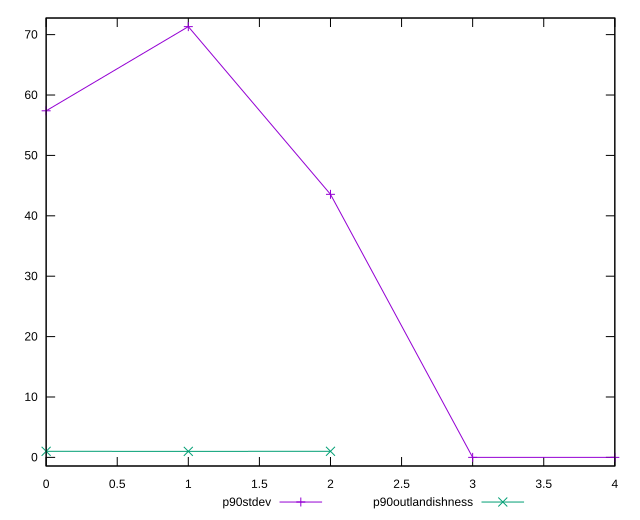

This figure's gnuplot source:
reset

$p90Stdev <<EOF
0 57.388859661250066
1 71.32421400792228
2 43.55639273541049
3 0
4 0
EOF

$p90Outlandishness <<EOF
0 1.0073346489119708
1 0.9964367090263785
2 1.011093453844898
EOF

set key outside below
set xrange [0:4]
set yrange [-1.4264842801584456:72.75069828808073]
set trange [-1.4264842801584456:72.75069828808073]
set terminal svg size 640, 520 enhanced background rgb 'white'
set output "report_00019_2021-02-10T18-14-37.922Z//uses-webp-images/progression/stddev.svg"

plot $p90Stdev title "p90stdev" with linespoints, \
     $p90Outlandishness title "p90outlandishness" with linespoints

reset
